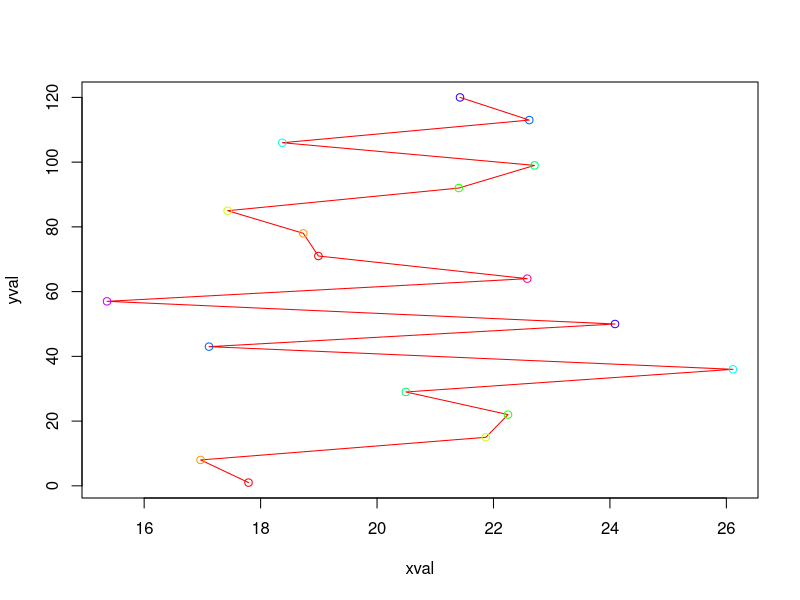

The R script that drew this image:
yval = seq(from=1, to=120, by=7)
length(yval)

xval = rnorm(length(yval), mean=20, sd=3)

plot(x=xval, y=yval, type ="o", col=rainbow(10))
